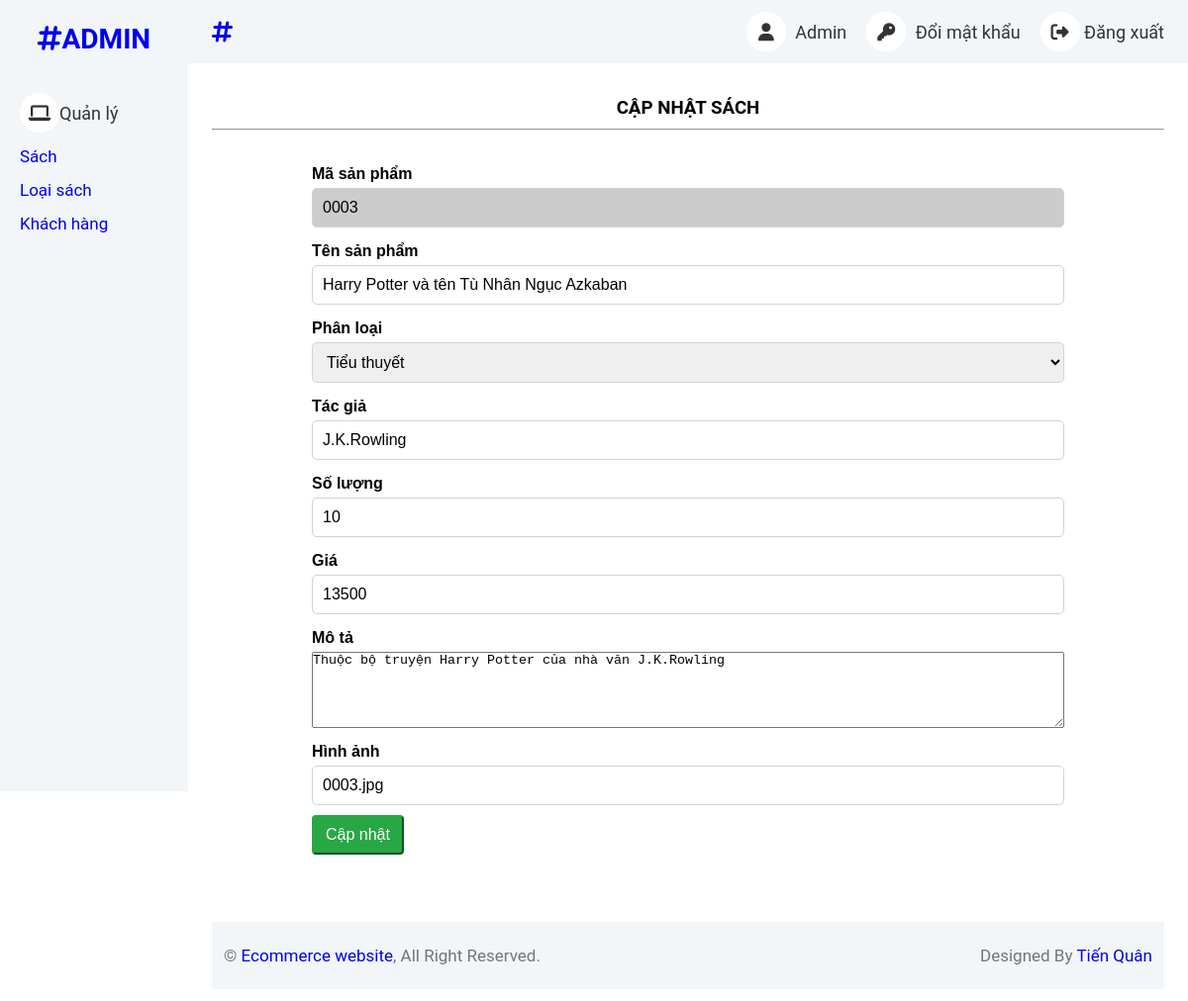
Page /html/admin/product/index.php?action=edit&productId=0003 on the committed database.
### tables this page shows
CREATE TABLE `sach` (
  `maSach` varchar(4) NOT NULL,
  `tenSach` varchar(100),
  `maLS` varchar(4),
  `moTa` varchar(256),
  `giaTien` int(11),
  `soLuong` int(11),
  `tacGia` varchar(256),
  `hinhAnh` varchar(256)
);

### html/admin/product/index.php (called while the page is built, shortened)
<?php
    include_once '../../../components/layout_admin.php';
?>

### database/helper/query.php (called while the page is built, shortened)
<?php
  include_once "connect.php";
  function quick_query(string $sql) {
    global $conn;
    $result = mysqli_query($conn, $sql);
    return $result;
}
  function get_data_query(string $sql) {
    $result = quick_query($sql);
    $data = [];
    if (mysqli_num_rows($result) != 0) {
      while ($row = mysqli_fetch_array($result)) {
        $data[] = $row;
      }
    }
    return $data;
  }
?>

### html/admin/product/product_edit.php (the view, shortened to what this page needs)
<?php
    $sql_ls = "SELECT s.maLS, l.tenLS FROM sach AS s JOIN loai_sach AS l ON s.maLS = l.maLS group by s.maLS";
    $res_ls = get_data_query($sql_ls);
    if(isset($_GET['productId'])){
        $id = $_GET['productId'];
        $sql = "SELECT s.*, l.tenLS FROM sach AS s JOIN loai_sach AS l ON s.maLS = l.maLS WHERE s.maSach = $id";
        $res = get_data_query($sql);
        if($res){
            $product = $res[0];
        }
    }
?>
<section>
    <h3>CẬP NHẬT SÁCH</h3>
    <hr>
    <form action="" method="post" class="form-container">
        <div>
            <label for="productId" class="form-label">Mã sản phẩm</label>
            <input type="text" readonly style="background-color: #ccc;" id="productId" name="productId" value="<?php echo $product['maSach'] ?? $productId; ?>" class="form-input" >
        </div>
        <div>
            <label for="productName" class="form-label">Tên sản phẩm</label>
            <input required type="text" id="productName" name="productName" value="<?php echo $product['tenSach'] ?? "" ?>" class="form-input">
        </div>
        <div>
            <label for="category" class="form-label">Phân loại</label>
            <select name="category" id="category" class="form-select">
                <?php
                foreach ($res_ls as $line) {
                    $selected = ($line['maLS'] == $product['maLS']) ? 'selected' : '';
                    echo "<option value='{$line['maLS']}' $selected> {$line['tenLS']} </option>";
                }
                ?>
            </select>
        </div>
        <div>
            <label for="author" class="form-label">Tác giả</label>
            <input required type="text" name="author" id="author" value="<?php echo $product['tacGia'] ?? "" ?>" class="form-input">
        </div>
        <div>
            <label for="quantity" class="form-label">Số lượng</label>
            <input required type="number" id="quantity" name="quantity" value="<?php echo $product['soLuong'] ?? $quantity ?>" class="form-input">
        </div>
        <div>
            <label for="price" class="form-label">Giá</label>
            <input required type="number" id="price" min="0" name="price" value="<?php echo $product['giaTien'] ?>"  class="form-input">
        </div>
        <div>
            <label for="description" class="form-label">Mô tả</label>
            <div class="editor-container">
                <textarea rows="5" name="productDes" id=""><?php echo $product['moTa'] ?></textarea>
            </div>
        </div>
        <div>
            <label for="productImg"  class="form-label">Hình ảnh</label>
            <input required type="text" name="productImg" value="<?php echo $product['hinhAnh'] ?>" id="productImg" class="form-input" required>
        </div>
        <div style="margin-top: 10px">
            <div class="col-md-offset-2 col-md-10">
                <input required type="submit" name="submit" value="Cập nhật" class="btn btn-success" />
            </div>
        </div>
    </form>
</section>

### assets/styles/basic_setup.css (style rules this page uses)
* { padding: 0; margin: 0; box-sizing: border-box; }
:root { --primary-color: #f95030; --primary-color-rgb: rgba(238, 75 , 43); --white-color: #fff; --black-color: #000; --text-color: #333; --star-gold: #FFCE3E; --header-height: 120px; --navbar-height: 30px; --header-with-search: calc(var(--header-height) - var(--navbar-height)); --header-sort-bar-height: 46px; --width: 0%; }
html { font-family: 'Roboto', sans-serif; box-sizing: border-box; scroll-behavior: smooth; }

### assets/styles/custom.css (style rules this page uses)
input[type="submit"], button { cursor: pointer; }
body { position: relative; }

### components/layout_admin.php (style rules this page uses)
:root { --primary-color: #f95030; --primary-color-rgb: rgba(238, 75 , 43); --white-color: #fff; --black-color: #000; --text-color: #949494; }
* { margin: 0; padding: 0; box-sizing: border-box; }
.btn { display: inline-block; font-weight: 400; text-align: center; white-space: nowrap; vertical-align: middle; font-size: 16px; line-height: 1.5; padding: 6px 12px; border-radius: 4px; text-decoration: none; cursor: pointer; }
.btn.btn-success { color: #fff; background-color: #28a745; border-color: #28a745; }
section { padding: 24px; }
h3 { padding: 10px 0; text-align: center; }

### html/admin/product/product_edit.php (style rules this page uses)
.form-container { max-width: 800px; margin: 0 auto; padding: 20px; font-family: Arial, sans-serif; }
.form-label { display: block; font-weight: bold; margin: 15px 0 5px; }
.form-input, .form-select { width: 100%; padding: 10px; border: 1px solid #ced4da; border-radius: 5px; box-sizing: border-box; font-size: 16px; }
textarea { width: 100%; }

### rows in the picture
sach: productId "0003", productName "Harry Potter và tên Tù Nhân Ngục Azkaban", author "J.K.Rowling", quantity "10", price "13500", productDes "Thuộc bộ truyện Harry Potter của nhà văn J.K.Rowling", productImg "0003.jpg"

### other values in the picture
form field category "Tiểu thuyết"
